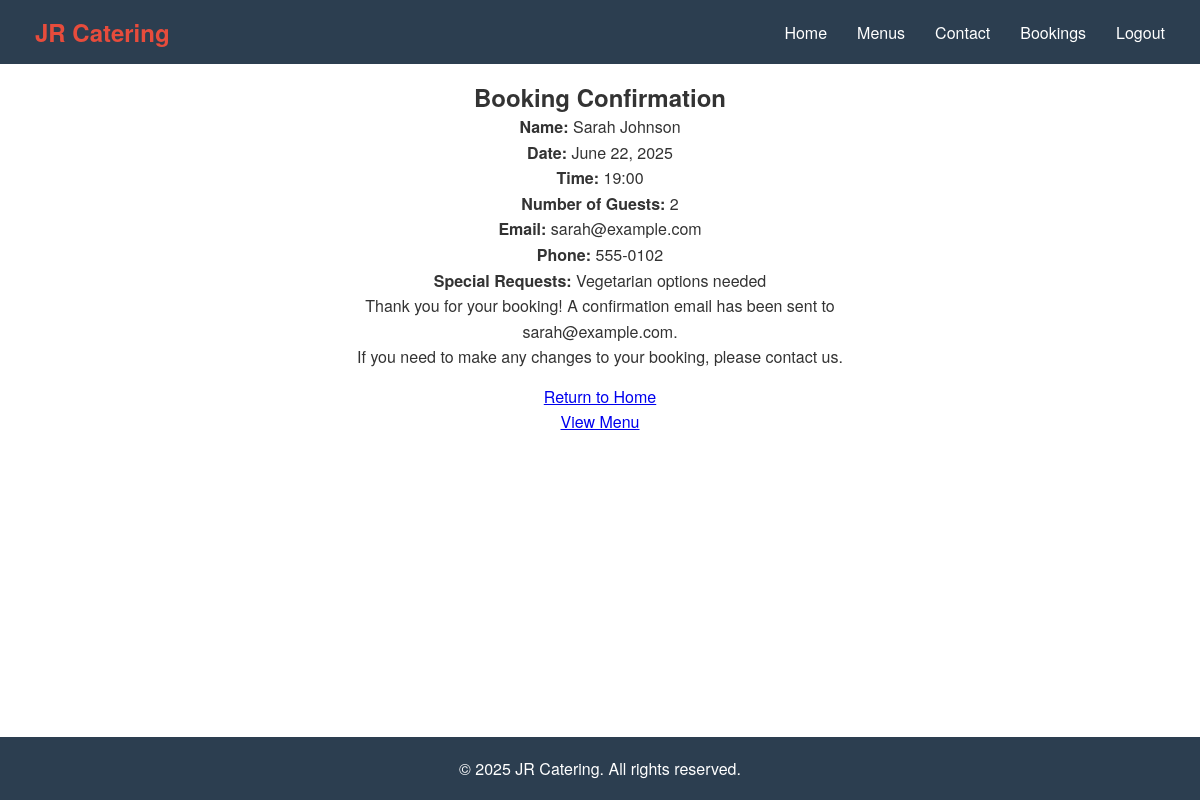
Page /confirmation/4/ (signed in) on the committed database.
### catering/models.py (models this page shows, shortened)
class Booking(models.Model):
    STATUS_CHOICES = [
        ('pending', 'Pending'),
        ('confirmed', 'Confirmed'),
        ('cancelled', 'Cancelled'),
        ('completed', 'Completed'),
    ]
    user = models.ForeignKey(User, on_delete=models.CASCADE, related_name='bookings', null=True)  # Nullable for existing rows
    name = models.CharField(max_length=100, null=True, blank=True)  # Nullable for existing rows
    email = models.EmailField(null=True, blank=True)  # Nullable for existing rows
    phone = models.CharField(max_length=20, null=True, blank=True)  # Nullable for existing rows
    date = models.DateField()  # Booking date
    time = models.CharField(max_length=5)  # Time like "14:30" to match Flask
    guests = models.PositiveIntegerField()  # Number of guests
    special_requests = models.TextField(blank=True)  # Special requests
    created_at = models.DateTimeField(default=timezone.now)  # Default for existing rows
    status = models.CharField(max_length=20, choices=STATUS_CHOICES, default='pending')
    admin_response = models.TextField(blank=True, help_text="Admin's response to this booking")
    admin_notes = models.TextField(blank=True, help_text="Internal notes for admin use only")
    class Meta:
        ordering = ['-date', '-time']

### catering/views.py (the view)
# urls.py: path('confirmation/<int:booking_id>/', confirmation, name='confirmation'),
@login_required
def confirmation(request, booking_id):
    logger.debug(f"Confirmation - User authenticated: {request.user.is_authenticated}")
    booking = get_object_or_404(Booking, id=booking_id, user=request.user)
    return render(request, 'confirmation.html', {'booking': booking})

### templates/confirmation.html (shortened to what this page needs)
{% extends 'base.html' %}
{% load static %}
{% block content %}
<div class="menu-container">
    <h2>Booking Confirmation</h2>
    <div class="booking-details">
        <p><strong>Name:</strong> {{ booking.name }}</p>
        <p><strong>Date:</strong> {{ booking.date }}</p>
        <p><strong>Time:</strong> {{ booking.time }}</p>
        <p><strong>Number of Guests:</strong> {{ booking.guests }}</p>
        <p><strong>Email:</strong> {{ booking.email }}</p>
        <p><strong>Phone:</strong> {{ booking.phone }}</p>
        {% if booking.special_requests %}
            <p><strong>Special Requests:</strong> {{ booking.special_requests }}</p>
        {% endif %}
    </div>
    <p>Thank you for your booking! A confirmation email has been sent to {{ booking.email }}.</p>
    <p>If you need to make any changes to your booking, please contact us.</p>
    <div class="booking-actions">
        <a href="{% url 'index' %}" class="btn primary-btn">Return to Home</a>
        <a href="{% url 'food_menu' %}" class="btn primary-btn">View Menu</a>
    </div>
</div>
{% endblock %}

### static/css/style.css (style rules this page uses)
:root { --primary-color: #2c3e50; --secondary-color: #ecf0f1; --accent-color: #e74c3c; --hover-color: #c0392b; --background-color: #ffffff; --text-color: #333333; }
* { margin: 0; padding: 0; box-sizing: border-box; }
html, body { height: 100%; }
body { font-family: 'Helvetica Neue', Arial, sans-serif; overflow-x: hidden; display: flex; flex-direction: column; min-height: 100vh; background-color: var(--background-color); color: var(--text-color); }
main p { max-width: 600px; margin: 0 auto; line-height: 1.6; }
.menu-container { margin: 0 auto; text-align: center; background-color: var(--background-color); }
.booking-actions, .unique-booking-actions { display: flex; flex-direction: column; gap: 2px; margin-top: 15px; }

### rows in the picture
Booking: name "Sarah Johnson", date "June 22, 2025", time "19:00", guests "2", email "sarah@example.com", phone "555-0102", special_requests "Vegetarian options needed"
